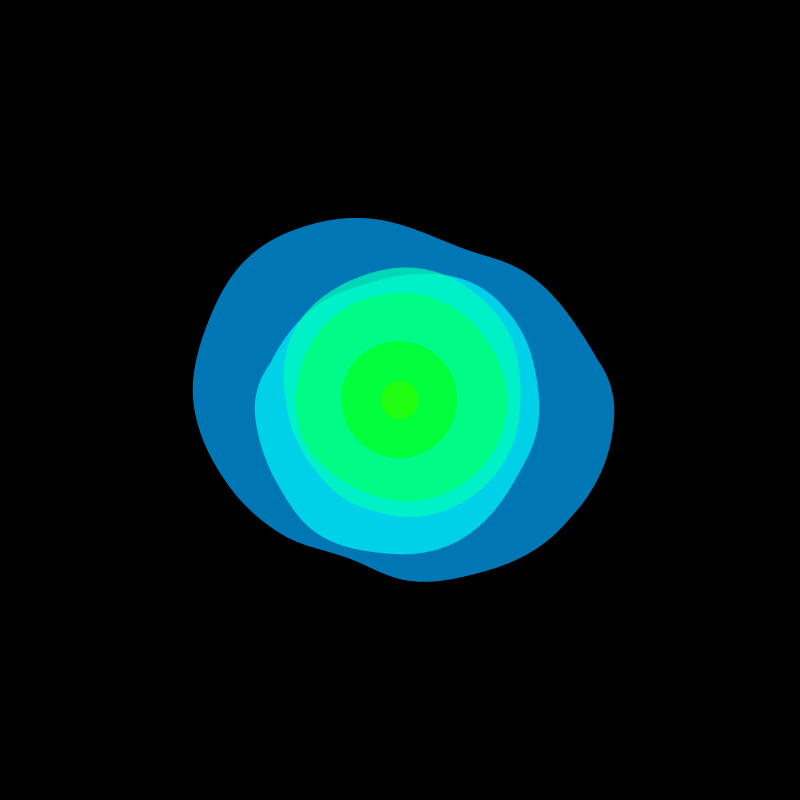
Frame 1 (no input)
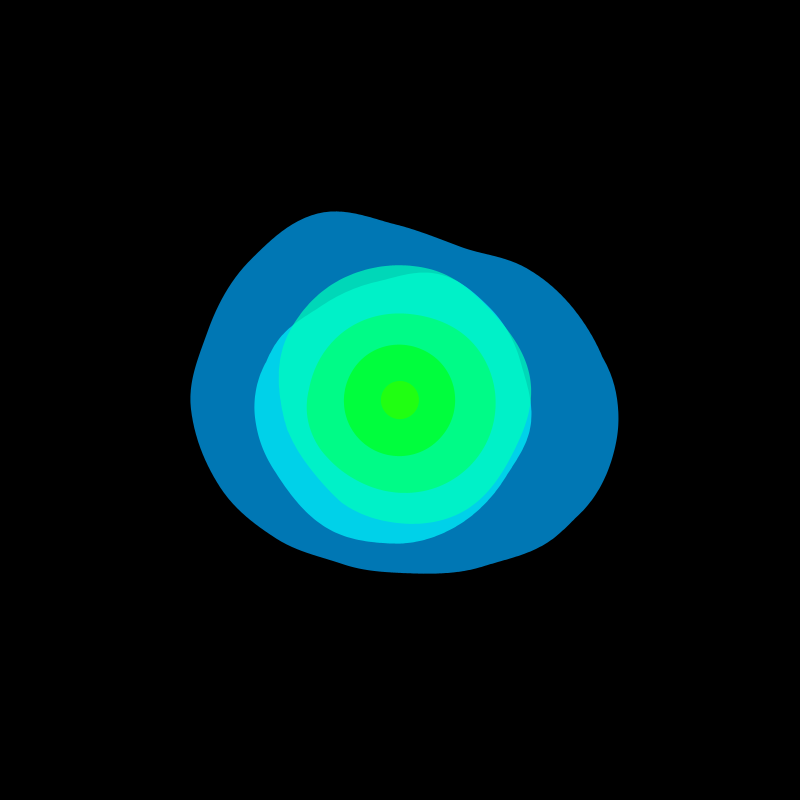
Frame 60 (the mouse pressed at the canvas centre just before this capture)
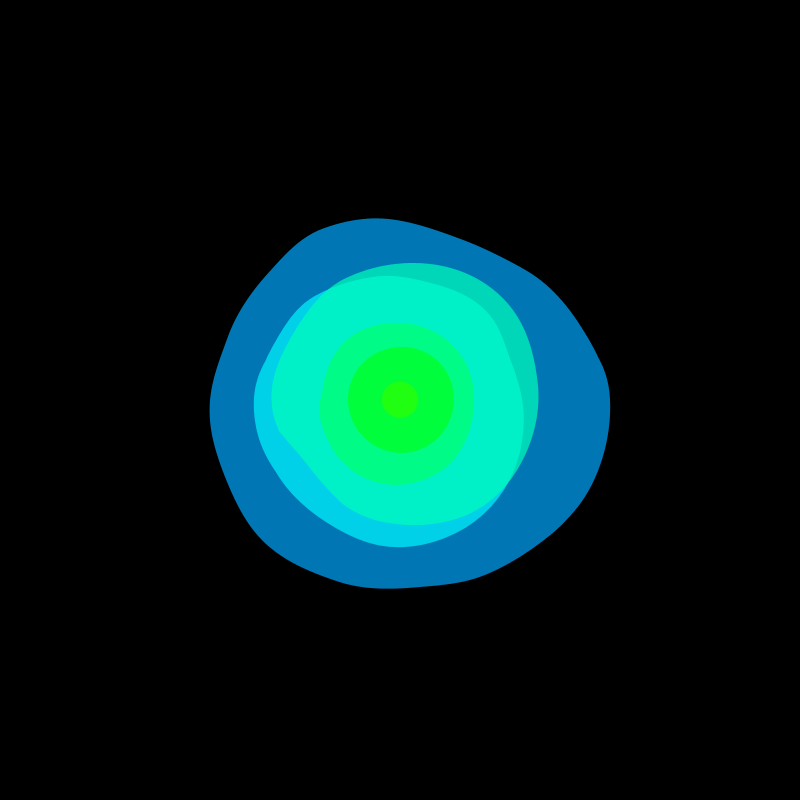
Frame 120 (the mouse held since frame 60 and released just before this capture)

The Processing sketch that drew these frames (run headless with seeded random() and noise(); from frame 60 on, the mouse is pressed at the canvas centre):

// Processing sketch: WaveCircles2
// ── WaveCircles2.pde

float LENDIV = 1220;
int NUMCIRCS = 6;

float start;
float xin;

FlatWave flat;

ArrayList<WaveCircle> circles;

void setup() {
  flat = new FlatWave(800, 10);
  colorMode(HSB, 99);
  frameRate(60);
  size(800, 800);
  circles = new ArrayList<WaveCircle>();
  for(int i = 0; i < NUMCIRCS; i++){
    WaveCircle circ = new WaveCircle(width / 2, height / 2, i * 35 + 20);
    circ.setColor(color((i * 5 + 30) % 99, 100, 100, 70));
    circles.add(0, circ);
  }
}

void draw() {
  background(0);
  strokeWeight(2);
  
  /**flat.addNoiseY(1);
  flat.addNoiseX(1);
  flat.display();**/
  
  for(WaveCircle circ : circles){
    circ.display();
  }
}



void keyPressed() {

}


/**float xin = random(-10000, 10000);
 for (float i = xin; i < width + xin; i++) {
 float x = i - xin;
 point(x, noise(i / LENDIV) * AMP + height / 2);
 }
 float start = noise(xin/ LENDIV) * AMP;
 float end = noise((width + xin - 1) / LENDIV) * AMP;
 line(0, start + height / 2, width, end + height / 2);
 float diffY = end - start;
 float slope = diffY / (width);
 stroke(color(255, 0, 0));
 for (float i = xin; i < width + xin; i++) {
 float x = i - xin;
 point(x, noise(i / LENDIV) * AMP + (height / 2) + (-slope * (x)));
 }
 start = noise(xin/ LENDIV) * AMP;
 end = noise((width + xin - 1) / LENDIV) * AMP  + (-slope * (width));
 line(0, start + height / 2, width, end + height / 2);
 diffY = end - start;
 slope = diffY / (width);
 System.out.println(slope);**/

// ── FlatWave.pde
public class FlatWave {
  float len;
  float lendiv;
  float noiseY;
  float xin;
  float start;
  ArrayList<Float> points = new ArrayList<Float>();
  
  public FlatWave(float len_, float lendiv_) {
    this(len_, lendiv_, random(-10000, 10000), random(-10000, 10000)); 
  }
  
  public FlatWave(float len_, float lendiv_, float xin_, float yin_) {
    xin = xin_;
    noiseY = yin_;
    len = len_;
    lendiv = lendiv_;
    calculate();
  }
  
  void calculate(){
    points.clear();
    //System.out.println(points.size());
    start = noise(xin/ lendiv, noiseY / lendiv);
    float end = noise((len + xin - 1) / lendiv, noiseY / lendiv);
    float diffY = end - start;
    float slope = diffY / (len);
    for (float i = xin; i < len + xin; i++) {
      float x = i - xin;
      points.add(noise(i / lendiv, noiseY / lendiv) - start + (-slope * (x)));
      //System.out.println(len);
    }
  }
  
  //returns the point with that also has any matching start and end point
  /**float getPoint(int index){
    //some weird behavior, can go all over the place with big amp
    return points.get(index) - 1 / 2;
  }**/
  
  /**float getPointCirc(int index, float r, float mult){
    float y = map(points.get(index), 0, 1, -r * mult, r * mult);
    //y *= smoothCircEnds(index, r);
    return y;
  }**/
  
  //returns the points where both end at 0
  float getPointStand(int index, float r, float mult){
    float y = map(points.get(index), -1, 1, -r * mult, r * mult);
    y *= smoothCircEnds(index, r);
    return y + (start -.5) * mult * r;
  }
  
  float smoothCircEnds(float index, float r){
    float dist = r / 5;
   //System.out.println("i: " + index + " r: " + r + " len - r - 1: " + (len - 1 - r));
   if(index < dist){
      //System.out.println("lesser");
      return pow((index / dist), 1);
    }
    else if(index > len - dist){
      //System.out.println("greater");
      return pow(((len - index) / dist), 1);
    } 
    else{
     return 1; 
    }
  }
  
  void addNoiseX(float num){
    xin += num;
    calculate();
  }
  
  void addNoiseY(float num){
    noiseY += num;
    calculate();
  }
  
  /**void display(){
    stroke(color(0,0, 255));
    strokeWeight(2);
    for(int x = 0; x < points.size() - 1; x++){
      //point(x, points.get(x) + height / 2);
      line(x, flat.getPointStand(x, len, 1) + height / 2, x + 1, flat.getPointStand(x + 1, len, 1) + height / 2);
    }
  }**/
}

// ── WaveCircle.pde
public class WaveCircle {
  float x;
  float y; 
  float r;
  FlatWave flat;
  float lastAddR;
  float noiseX;
  color col;
  float ain;

  public WaveCircle(float x_, float y_, float r_, float xin, float yin) {
    x = x_;
    y = y_;
    r = r_;
    col = (color(255, 0, 0));
    noiseX = random(-2, 2);
    flat = new FlatWave(TWO_PI * r, .1, xin, yin);
    ain = random(TWO_PI);
  }

  public WaveCircle(float x_, float y_, float r_) {
    x = x_;
    y = y_;
    r = r_;
    col = (color(255, 0, 0));
    noiseX = random(-2, 2);
    flat = new FlatWave(PI * r, 310);
    ain = random(TWO_PI);
  }

  void setColor(color col_) {
    col  = col_;
  }

  void display() {
    //flat.addNoiseX(noiseX);
    flat.addNoiseY(1);
    noStroke();
    fill(col);
    pushMatrix();
    translate(x, y);
    int index = 0;
    beginShape();
    for (float a = ain; a < TWO_PI + ain; a += 2 / r) {
      float newR = 0;
      if (flat.points.size() > index) {
        newR = r + getWave(index);
      }
      index++;
      vertex(cos(a) * newR, sin(a) * newR);
    }
    endShape(CLOSE);
    popMatrix();
  }
  
  float getWave(int index) {
    float y;
    /**if (flat.len == TWO_PI * r) {
      y = flat.getPointCirc(index, r, 2.5);
    }
    else{**/
      y = flat.getPointStand(index, r, 1);
    //}
    return y;
  }
}
